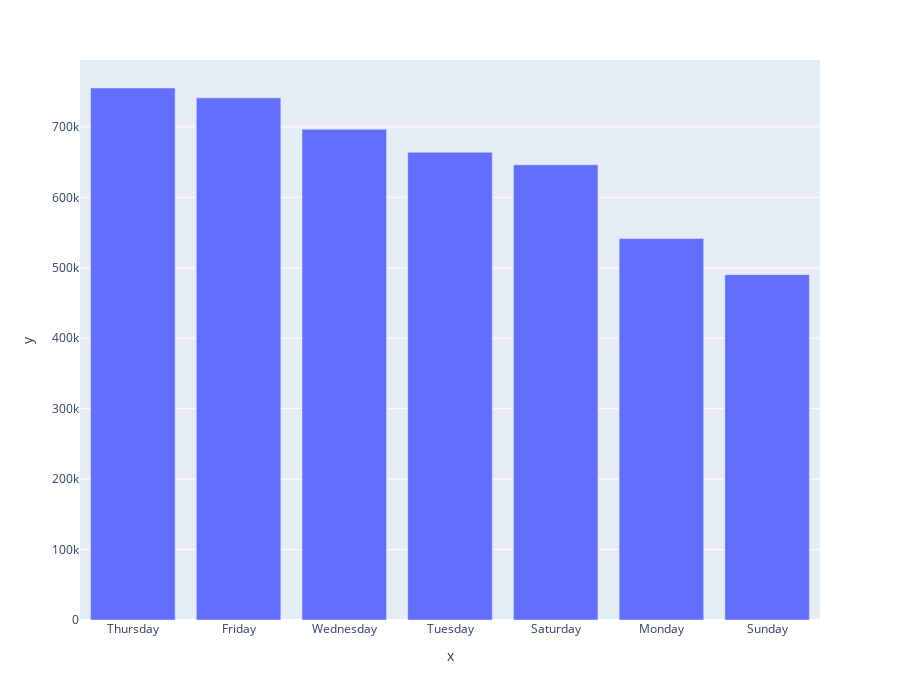

The code cell stored with this chart in its notebook:
### Code cell
fig = px.bar(
    x=data['Days'].value_counts().index,
    y=data['Days'].value_counts(),
    height=700
)
fig.show()

# data['Days'].value_counts().index

### Figure 1 — Plotly figure (JSON) as saved in the notebook; plotly's stock layout.template omitted (floating-point values rounded to 4 significant figures)
{"data": [{"alignmentgroup": "True", "hovertemplate": "x=%{x}<br>y=%{y}<extra></extra>", "legendgroup": "", "marker": {"color": "#636efa", "pattern": {"shape": ""}}, "name": "", "offsetgroup": "", "orientation": "v", "showlegend": false, "textposition": "auto", "type": "bar", "x": ["Thursday", "Friday", "Wednesday", "Tuesday", "Saturday", "Monday", "Sunday"], "xaxis": "x", "y": [755145, 741139, 696488, 663789, 646114, 541472, 490180], "yaxis": "y"}], "layout": {"barmode": "relative", "height": 700, "legend": {"tracegroupgap": 0}, "margin": {"t": 60}, "xaxis": {"anchor": "y", "domain": [0, 1], "title": {"text": "x"}}, "yaxis": {"anchor": "x", "domain": [0, 1], "title": {"text": "y"}}}}
